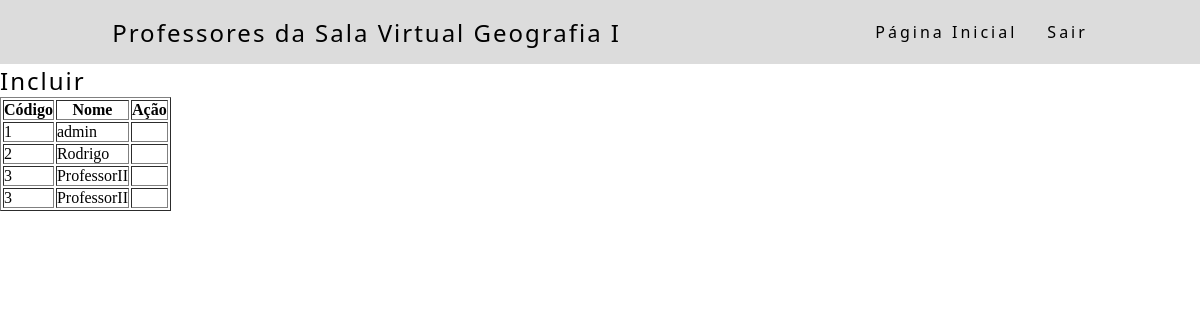
Screenshot of /consultaSalaVirtualProfessor.php (signed in) with the database file from the repository.
### tables this page shows
CREATE TABLE TBProfessor (
    PROCodigo BIGINT NOT NULL AUTO_INCREMENT,
    PESCodigo BIGINT NOT NULL,
    PRIMARY KEY (PROCodigo),
    FOREIGN KEY (PESCodigo) REFERENCES TBPessoa(PESCodigo)
);

CREATE TABLE TBPessoa (
	PESCodigo 		   BIGINT       NOT NULL AUTO_INCREMENT,
    PESNome            VARCHAR(100) NOT NULL,
    PESDataNascimento  DATE         NOT NULL,
    PESCpf 			   VARCHAR(11)  NOT NULL,
    PESRg 		       VARCHAR(7)   NOT NULL,
    USUCodigo 		   BIGINT 	    NOT NULL,
    PRIMARY KEY (PESCodigo),
    FOREIGN KEY (USUCodigo) REFERENCES TBUsuario(USUCodigo)
);

### conf/Connect.class.php (called while the page is built, shortened)
<?php
class Connect {
    private static $Conn;
    public static function getInstance() {
        return self::$Conn;
    }
    private static function setConnection() {
        try {
            $opcoes = array(PDO::MYSQL_ATTR_INIT_COMMAND => 'SET NAMES UTF8',
                            PDO::ATTR_PERSISTENT         => TRUE,
                            PDO::ATTR_ERRMODE            => PDO::ERRMODE_EXCEPTION);
            self::$Conn = new PDO(DRIVER.
                                 ":host=" . HOST .
                                 "; dbname=" . DBNAME .
                                 "; charset=" . CHARSET .
                                 ";", USER, PASSWORD,
                                 $opcoes);
          } catch (PDOException $e) {
            print "DB Error: " . $e->getMessage();
          }
    }
}

### classes/dados/Dados.class.php (called while the page is built, shortened)
<?php
abstract class Dados {
    protected $relacionamentos = [];
    protected function adicionaRelacionamento(string $coluna, string $atributo, int $tipo) : Relacionamento {
        $rel = new Relacionamento($coluna, $atributo, $tipo);
        $this->relacionamentos[$atributo] = $rel;
        return $rel;
    }
    public function getChavesEstrangeiras() : array {
        $rels = [];
        foreach ($this->getRelacionamentos() as $relacionamento) {
            if ($relacionamento->isEstrangeira()) {
                $rels[] = $relacionamento;
            }
        }
        return $rels;
    }
    protected function getConn() : PDO {
        return Connect::getInstance();
    }
    public function getRelacionamentos() {
        return $this->relacionamentos;
    }
}

### classes/dados/DadosSalaVirtualProfessor.class.php (called while the page is built, shortened)
<?php
class DadosSalaVirtualProfessor extends DadosBase {
    public function getTabela() {
        return 'TBSalaVirtualProfessor';
    }
    protected function getQueryBuscaDados(array $colunas = []): string {
        $sql = 'SELECT  TBSalaVirtualProfessor.SALCodigo as "SalaVirtual.codigo", '
            .           'TBProfessor.PROCodigo    as "Professor.codigo", '
            .           'TBProfessor.PESCodigo    as "Professor.Pessoa.codigo", '
            .           'TBPessoa.PESNome         as "Professor.Pessoa.nome" ';
        $sql .= ' FROM '.$this->getTabela();
        $sql .= $this->adicionaJoins();
        $sql .= ' JOIN TBPessoa '
                .  'ON TBPessoa.PESCodigo = TBProfessor.PESCodigo ';
        return $sql;
    }
}

### classes/dados/Relacionamento.class.php (called while the page is built, shortened)
<?php
class Relacionamento {
    private $estrangeira = false;
    private $referencia = [];
    private $tabelaReferencia;
    private $coluna;
    public function __construct(string $coluna, string $atributo, int $tipo = 0) {
        $this->coluna    = $coluna;
    }
    public function chaveEstrangeira() : self {
        $this->estrangeira = true;
        return $this;
    }
    public function referencia(string $coluna, string $atributo) : self {
        if ($this->isEstrangeira()) {
            $this->referencia = ['col' => $coluna, 'att' => $atributo];
        }
        return $this;
    }
    public function on(string $tabela) : self {
        if (count($this->getReferencia()) > 0) {
            $this->tabelaReferencia = $tabela;
        }
        return $this;
    }
    public function isEstrangeira() : bool {
        return $this->estrangeira;
    }
    public function getReferencia() : array {
        return $this->referencia;
    }
    public function getTabelaReferencia() : string {
        return $this->tabelaReferencia;
    }
    public function getColuna() : string {
        return $this->coluna;
    }
}

### classes/dados/DadosBase.class.php (called while the page is built, shortened)
<?php
abstract class DadosBase extends Dados implements InterfaceDados {
    public function query(array $colunas = []) : array {
        $sql = $this->getQueryBuscaDados($colunas);
        $sql .= $this->filtraConsulta();
        $stmt  = $this->getConn()->query($sql);
        $dados = [];
        while ($linha = $stmt->fetch(PDO::FETCH_ASSOC)) {
            $objeto = new $nomeModelo();
            $dados[] = $objeto;
        }
        return $dados;
    }
    protected function adicionaJoins() : string {
        $joins = ' ';
        foreach ($this->getChavesEstrangeiras() as $chave) {
            $joins .= 'JOIN ';
            $joins .= $chave->getTabelaReferencia();
            $joins .= ' ON ';
            $joins .= $this->getTabela().'.'.$chave->getColuna().' = '.$chave->getTabelaReferencia().'.'.$chave->getColuna().' ';
        }
        return $joins;
    }
    protected function filtraConsulta() : string {
        $filtros = '';
        return $filtros;
    }
}

### acao/AcaoBase.class.php (the view, shortened to what this page needs)
<?php
abstract class AcaoBase {
    protected $Dados;
    public function consulta(string $classe, array $consulta, string $tela = '', array $parametros = []) : string {
        $atributos = array_map(function($linha) {
            return $linha[0];
        }, $consulta);
        $dadosConsulta = $this->buscaDadosConsulta($atributos);
        return $this->montaConsulta($classe, $tela, $consulta, $dadosConsulta, $parametros);
    }
    protected function buscaDadosConsulta(array $atributos) : array {
        return $this->getDados()->query($atributos);
    }
    protected function montaConsulta(string $classe, string $tela, array $colunas, array $dados, array $parametros = []) : string{
        $tabela = '<table border="1">';
        $tabela .= $this->montaCabecalho($colunas);
        $tabela .= $this->montaLinhas($classe, $tela, $colunas, $dados, $parametros);
        $tabela .= '</table>';
        return $tabela;
    }
    protected function montaCabecalho(array $colunas): string {
        $cabecalho = '<tr>';
        $titulos = array_map(function($coluna) {
            return $coluna[1];
        }, $colunas);
        foreach ($titulos as $titulo) {
            $cabecalho .= '<th>'.$titulo.'</th>';
        }
        $cabecalho .= '<th>Ação</th>';
        $cabecalho .= '</tr>';
        return $cabecalho;
    }
    protected function montaLinhas(string $classe, string $tela, array $colunas, array $dadosLinhas, array $parametros = []) : string {
        $linhas = '';
        $atributos = array_map(function($coluna) {
            return $coluna[0];
        }, $colunas);
        foreach ($dadosLinhas as $linha) {
            $linhas .= $this->montaLinha($classe, $tela, $atributos, $linha, $parametros);
        }
        return $linhas;
    }
    protected function montaLinha(string $classe, string $tela, array $atributos, mixed $objetoLinha, array $parametros = []) : string {
        $linha = '<tr>';
        foreach ($atributos as $atributo) {
            $linha .= $this->montaColuna($this->getDados()->getValorModelo($objetoLinha, $atributo));
        }
        $linha .= $this->montaColuna($this->montaAcoesLinha($classe, $tela, $objetoLinha, $parametros));
        $linha .= '</tr>';
        return $linha;
    }
    protected function montaColuna(mixed $valor) : string {
        return '<td>'.$valor.'</td>';
    }
    protected function montaAcoesLinha(string $classe, string $tela, mixed $objetoLinha, array $parametros = []) : string {
        $acoesLinha = '';
        return $acoesLinha;
    }
    public function getDados() : DadosBase {
        return $this->Dados;
    }
    public function setDados(DadosBase $Dados) {
        $this->Dados = $Dados;
        return $this;
    }
}

### style/style.css (style rules this page uses)
* { margin : 0; padding: 0; }

### rows the page displays
tbprofessor: PROCodigo "1"
tbpessoa: PESNome "admin"
tbprofessor: PROCodigo "2"
tbpessoa: PESNome "Rodrigo"
tbprofessor: PROCodigo "3"
tbpessoa: PESNome "ProfessorII"

### other values shown
$titulo "Professores da Sala Virtual Geografia I"
$titulo "Código"
$titulo "Nome"
